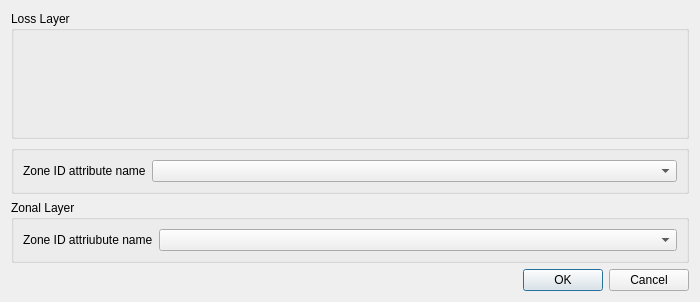
<?xml version="1.0" encoding="UTF-8"?>
<ui version="4.0">
 <class>AttributeSelctionDialog</class>
 <widget class="QDialog" name="AttributeSelctionDialog">
  <property name="windowModality">
   <enum>Qt::WindowModal</enum>
  </property>
  <property name="geometry">
   <rect>
    <x>0</x>
    <y>0</y>
    <width>700</width>
    <height>302</height>
   </rect>
  </property>
  <property name="windowTitle">
   <string>Aggregate loss by zone</string>
  </property>
  <property name="modal">
   <bool>true</bool>
  </property>
  <layout class="QVBoxLayout" name="verticalLayout">
   <item>
    <widget class="ListMultiSelectWidget" name="loss_attrs_multisel">
     <property name="sizePolicy">
      <sizepolicy hsizetype="Preferred" vsizetype="MinimumExpanding">
       <horstretch>0</horstretch>
       <verstretch>0</verstretch>
      </sizepolicy>
     </property>
     <property name="title">
      <string>Loss Layer</string>
     </property>
     <zorder>zone_id_attr_name_loss_lbl</zorder>
     <zorder>zone_id_attr_name_loss_cbox</zorder>
    </widget>
   </item>
   <item>
    <widget class="QGroupBox" name="groupBox">
     <property name="title">
      <string/>
     </property>
     <layout class="QFormLayout" name="formLayout">
      <property name="fieldGrowthPolicy">
       <enum>QFormLayout::AllNonFixedFieldsGrow</enum>
      </property>
      <item row="1" column="1">
       <widget class="QComboBox" name="zone_id_attr_name_loss_cbox"/>
      </item>
      <item row="1" column="0">
       <widget class="QLabel" name="zone_id_attr_name_loss_lbl">
        <property name="text">
         <string>Zone ID attribute name</string>
        </property>
       </widget>
      </item>
     </layout>
    </widget>
   </item>
   <item>
    <widget class="QGroupBox" name="groupBox_2">
     <property name="title">
      <string>Zonal Layer</string>
     </property>
     <layout class="QFormLayout" name="formLayout_2">
      <property name="fieldGrowthPolicy">
       <enum>QFormLayout::AllNonFixedFieldsGrow</enum>
      </property>
      <item row="0" column="0">
       <widget class="QLabel" name="zone_id_attr_name_zone_lbl">
        <property name="text">
         <string>Zone ID attriubute name</string>
        </property>
       </widget>
      </item>
      <item row="0" column="1">
       <widget class="QComboBox" name="zone_id_attr_name_zone_cbox"/>
      </item>
     </layout>
    </widget>
   </item>
   <item>
    <widget class="QDialogButtonBox" name="buttonBox">
     <property name="orientation">
      <enum>Qt::Horizontal</enum>
     </property>
     <property name="standardButtons">
      <set>QDialogButtonBox::Cancel|QDialogButtonBox::Ok</set>
     </property>
    </widget>
   </item>
  </layout>
 </widget>
 <customwidgets>
  <customwidget>
   <class>ListMultiSelectWidget</class>
   <extends>QGroupBox</extends>
   <header>list_multiselect_widget</header>
   <container>1</container>
  </customwidget>
 </customwidgets>
 <resources/>
 <connections>
  <connection>
   <sender>buttonBox</sender>
   <signal>accepted()</signal>
   <receiver>AttributeSelctionDialog</receiver>
   <slot>accept()</slot>
   <hints>
    <hint type="sourcelabel">
     <x>248</x>
     <y>254</y>
    </hint>
    <hint type="destinationlabel">
     <x>157</x>
     <y>274</y>
    </hint>
   </hints>
  </connection>
  <connection>
   <sender>buttonBox</sender>
   <signal>rejected()</signal>
   <receiver>AttributeSelctionDialog</receiver>
   <slot>reject()</slot>
   <hints>
    <hint type="sourcelabel">
     <x>316</x>
     <y>260</y>
    </hint>
    <hint type="destinationlabel">
     <x>286</x>
     <y>274</y>
    </hint>
   </hints>
  </connection>
 </connections>
</ui>
